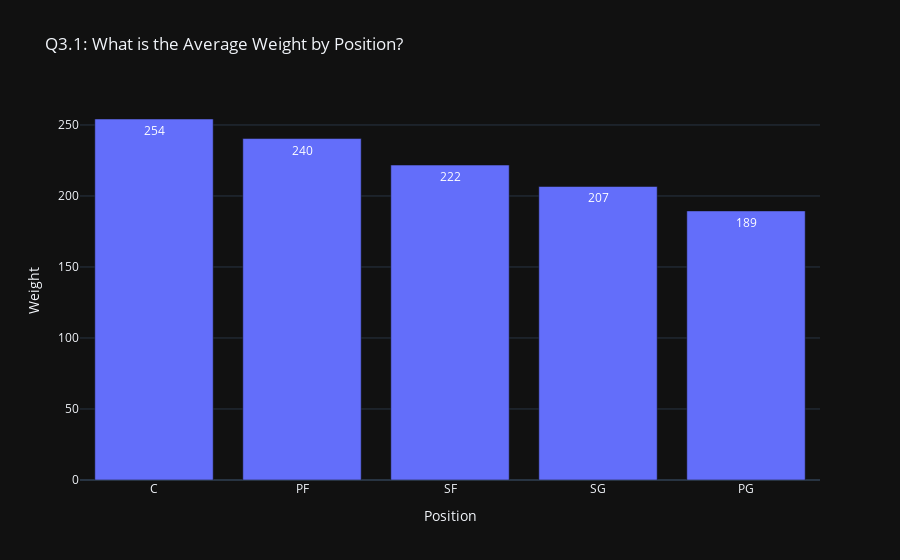

This figure's notebook cell:
### Code cell
fig = px.bar(df_nba,
            x='Position',
            y='Weight',
            template='plotly_dark',
            title=" Q3.1: What is the Average Weight by Position?",
            text='Weight')

fig.update_traces(textposition='auto',
                 texttemplate = '%{text:.3s}')

fig.show()

### Figure 1 — Plotly figure (JSON) as saved in the notebook; plotly's stock layout.template omitted (floating-point values rounded to 4 significant figures)
{"data": [{"alignmentgroup": "True", "hovertemplate": "Position=%{x}<br>Weight=%{text}<extra></extra>", "legendgroup": "", "marker": {"color": "#636efa"}, "name": "", "offsetgroup": "", "orientation": "v", "showlegend": false, "text": [254.2, 240.4, 221.8, 206.7, 189.5], "textposition": "auto", "texttemplate": "%{text:.3s}", "type": "bar", "x": ["C", "PF", "SF", "SG", "PG"], "xaxis": "x", "y": [254.2, 240.4, 221.8, 206.7, 189.5], "yaxis": "y"}], "layout": {"autosize": true, "barmode": "relative", "legend": {"tracegroupgap": 0}, "title": {"text": " Q3.1: What is the Average Weight by Position?"}, "xaxis": {"anchor": "y", "autorange": true, "domain": [0, 1], "range": [-0.5, 4.5], "title": {"text": "Position"}, "type": "category"}, "yaxis": {"anchor": "x", "autorange": true, "domain": [0, 1], "range": [0, 267.6], "title": {"text": "Weight"}, "type": "linear"}}}
